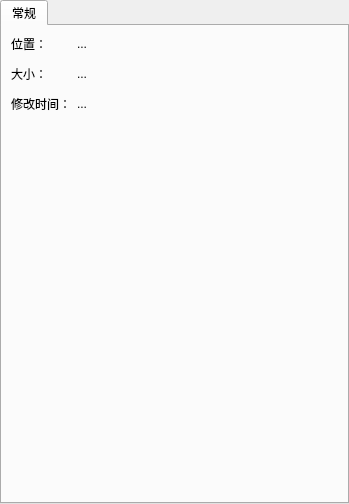
<?xml version="1.0" encoding="UTF-8"?>
<ui version="4.0">
 <class>FileProperty</class>
 <widget class="QDialog" name="FileProperty">
  <property name="geometry">
   <rect>
    <x>0</x>
    <y>0</y>
    <width>349</width>
    <height>504</height>
   </rect>
  </property>
  <property name="windowTitle">
   <string>属性</string>
  </property>
  <layout class="QVBoxLayout" name="verticalLayout" stretch="0">
   <property name="leftMargin">
    <number>0</number>
   </property>
   <property name="topMargin">
    <number>0</number>
   </property>
   <property name="rightMargin">
    <number>0</number>
   </property>
   <property name="bottomMargin">
    <number>0</number>
   </property>
   <item>
    <widget class="QTabWidget" name="tabWidget">
     <property name="currentIndex">
      <number>0</number>
     </property>
     <widget class="QWidget" name="tab">
      <attribute name="title">
       <string>常规</string>
      </attribute>
      <layout class="QFormLayout" name="formLayout">
       <property name="verticalSpacing">
        <number>12</number>
       </property>
       <item row="0" column="0">
        <widget class="QLabel" name="label">
         <property name="text">
          <string>位置：</string>
         </property>
        </widget>
       </item>
       <item row="1" column="0">
        <widget class="QLabel" name="label_2">
         <property name="text">
          <string>大小：</string>
         </property>
        </widget>
       </item>
       <item row="2" column="0">
        <widget class="QLabel" name="label_3">
         <property name="text">
          <string>修改时间：</string>
         </property>
        </widget>
       </item>
       <item row="0" column="1">
        <widget class="QLabel" name="m_path">
         <property name="text">
          <string>...</string>
         </property>
        </widget>
       </item>
       <item row="1" column="1">
        <widget class="QLabel" name="m_size">
         <property name="text">
          <string>...</string>
         </property>
        </widget>
       </item>
       <item row="2" column="1">
        <widget class="QLabel" name="m_modifyTime">
         <property name="text">
          <string>...</string>
         </property>
        </widget>
       </item>
      </layout>
     </widget>
    </widget>
   </item>
  </layout>
 </widget>
 <resources/>
 <connections/>
</ui>
